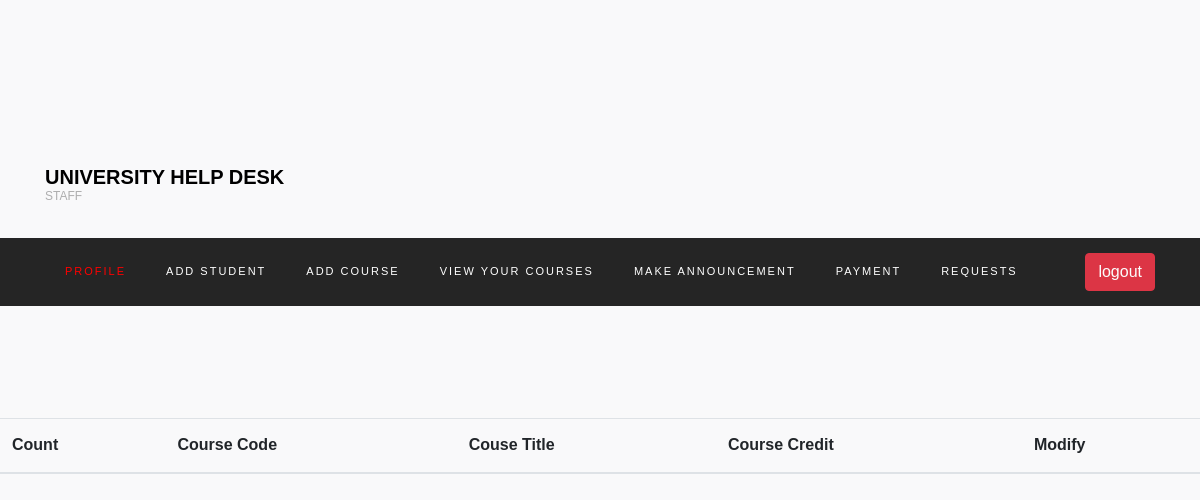
The page /faculty-see-courses (signed in) on the database as committed earlier.
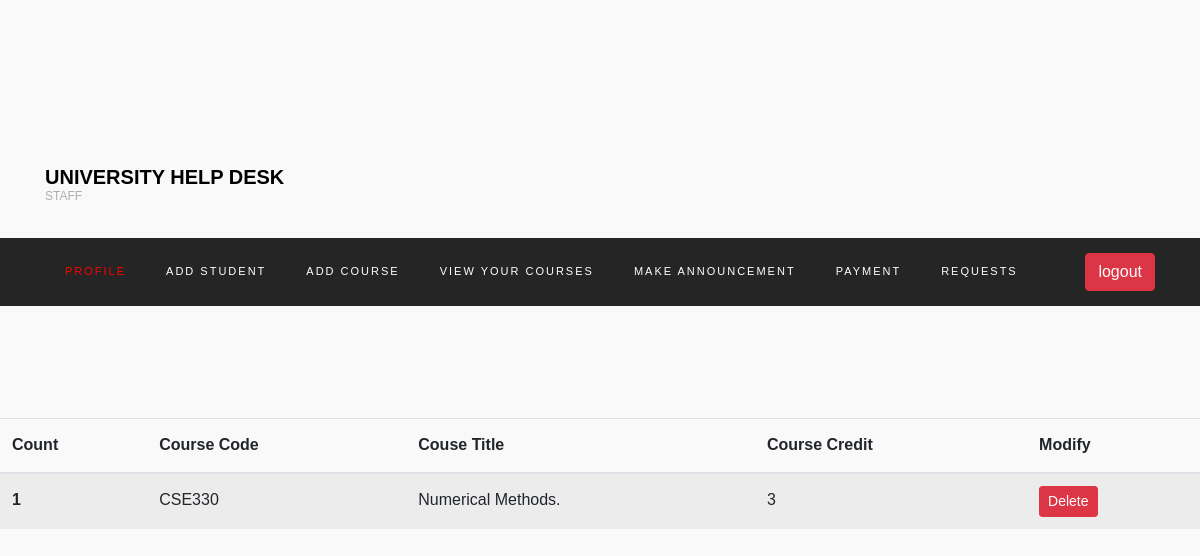
The same page on the database as committed later.
### login/models.py (models this page shows, shortened)
class Course(models.Model):
    course_faculty = models.ForeignKey(
        Faculty, on_delete=models.CASCADE, null=True, blank=True)
    course_id = models.CharField(max_length=10, null=True, blank=True)
    course_name = models.TextField(max_length=100, unique=True)
    course_description = models.TextField(
        max_length=200, blank=True, null=True)
    course_credit = models.IntegerField()
    course_department = models.CharField(max_length=100, blank=True, null=True)
    start_time = models.TimeField(null=True, blank=True)
    end_time = models.TimeField(null=True, blank=True)

### login/views.py (the view)
# urls.py: path('faculty-see-courses', views.see_course_list, name='faculty_see_courses'),
def see_course_list(request):
    faculty = Faculty.objects.get(user=request.user)
    couses = Course.objects.filter(course_faculty=faculty)
    return render(request, "faculty_course_list.html", {'courses': couses})

### templates/faculty_course_list.html
{%extends 'faculty_base.html' %}
{%block main-content%}
<section>
    <table class="table table-striped">
        <thead>
          <tr>
            <th scope="col">Count</th>
            <th scope="col">Course Code</th>
            <th scope="col">Couse Title</th>
            <th scope="col">Course Credit</th>
            <th scope="col">Modify</th>
          </tr>
        </thead>
        <tbody>
            {%for course in courses%}
          <tr>
            <th scope="row">{{forloop.counter}}</th>
            <td>{{course.course_id}}</td>
            <td>{{course.course_name}}</td>
            <td>{{course.course_credit}}</td>
            <td><a href="{% url 'faculty_delete_course' course.id %}" class="btn btn-sm btn-danger">Delete</a></td>
          </tr>
        {%endfor%}
        </tbody>
      </table>
</section>
{%endblock main-content%}

Rows that differ between the two databases and show on the page:
added Course: course_id "CSE330", course_name "Numerical Methods.", course_credit "3"
